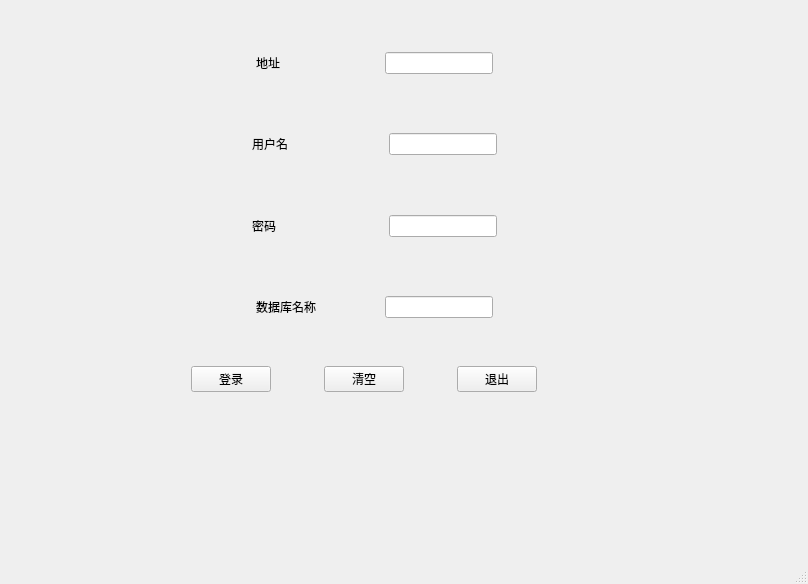
<?xml version="1.0" encoding="UTF-8"?>
<ui version="4.0">
 <class>MainWindow1</class>
 <widget class="QMainWindow" name="MainWindow1">
  <property name="geometry">
   <rect>
    <x>0</x>
    <y>0</y>
    <width>808</width>
    <height>584</height>
   </rect>
  </property>
  <property name="windowTitle">
   <string>MainWindow1</string>
  </property>
  <widget class="QWidget" name="centralwidget">
   <widget class="QWidget" name="">
    <property name="geometry">
     <rect>
      <x>191</x>
      <y>363</y>
      <width>346</width>
      <height>33</height>
     </rect>
    </property>
    <layout class="QHBoxLayout" name="horizontalLayout_5">
     <item>
      <widget class="QPushButton" name="pushButton">
       <property name="text">
        <string>登录</string>
       </property>
      </widget>
     </item>
     <item>
      <spacer name="horizontalSpacer_13">
       <property name="orientation">
        <enum>Qt::Horizontal</enum>
       </property>
       <property name="sizeHint" stdset="0">
        <size>
         <width>40</width>
         <height>20</height>
        </size>
       </property>
      </spacer>
     </item>
     <item>
      <widget class="QPushButton" name="pushButton_2">
       <property name="text">
        <string>清空</string>
       </property>
      </widget>
     </item>
     <item>
      <spacer name="horizontalSpacer_14">
       <property name="orientation">
        <enum>Qt::Horizontal</enum>
       </property>
       <property name="sizeHint" stdset="0">
        <size>
         <width>40</width>
         <height>20</height>
        </size>
       </property>
      </spacer>
     </item>
     <item>
      <widget class="QPushButton" name="pushButton_3">
       <property name="text">
        <string>退出</string>
       </property>
      </widget>
     </item>
    </layout>
   </widget>
   <widget class="QWidget" name="">
    <property name="geometry">
     <rect>
      <x>192</x>
      <y>52</y>
      <width>365</width>
      <height>266</height>
     </rect>
    </property>
    <layout class="QVBoxLayout" name="verticalLayout">
     <item>
      <layout class="QHBoxLayout" name="horizontalLayout">
       <item>
        <spacer name="horizontalSpacer">
         <property name="orientation">
          <enum>Qt::Horizontal</enum>
         </property>
         <property name="sizeHint" stdset="0">
          <size>
           <width>40</width>
           <height>20</height>
          </size>
         </property>
        </spacer>
       </item>
       <item>
        <widget class="QLabel" name="label">
         <property name="text">
          <string>地址          </string>
         </property>
        </widget>
       </item>
       <item>
        <spacer name="horizontalSpacer_2">
         <property name="orientation">
          <enum>Qt::Horizontal</enum>
         </property>
         <property name="sizeHint" stdset="0">
          <size>
           <width>40</width>
           <height>20</height>
          </size>
         </property>
        </spacer>
       </item>
       <item>
        <widget class="QLineEdit" name="address"/>
       </item>
       <item>
        <spacer name="horizontalSpacer_3">
         <property name="orientation">
          <enum>Qt::Horizontal</enum>
         </property>
         <property name="sizeHint" stdset="0">
          <size>
           <width>40</width>
           <height>20</height>
          </size>
         </property>
        </spacer>
       </item>
      </layout>
     </item>
     <item>
      <spacer name="verticalSpacer">
       <property name="orientation">
        <enum>Qt::Vertical</enum>
       </property>
       <property name="sizeHint" stdset="0">
        <size>
         <width>20</width>
         <height>40</height>
        </size>
       </property>
      </spacer>
     </item>
     <item>
      <layout class="QHBoxLayout" name="horizontalLayout_2">
       <item>
        <spacer name="horizontalSpacer_4">
         <property name="orientation">
          <enum>Qt::Horizontal</enum>
         </property>
         <property name="sizeHint" stdset="0">
          <size>
           <width>40</width>
           <height>20</height>
          </size>
         </property>
        </spacer>
       </item>
       <item>
        <widget class="QLabel" name="label_2">
         <property name="text">
          <string>用户名          </string>
         </property>
        </widget>
       </item>
       <item>
        <spacer name="horizontalSpacer_5">
         <property name="orientation">
          <enum>Qt::Horizontal</enum>
         </property>
         <property name="sizeHint" stdset="0">
          <size>
           <width>40</width>
           <height>20</height>
          </size>
         </property>
        </spacer>
       </item>
       <item>
        <widget class="QLineEdit" name="user"/>
       </item>
       <item>
        <spacer name="horizontalSpacer_6">
         <property name="orientation">
          <enum>Qt::Horizontal</enum>
         </property>
         <property name="sizeHint" stdset="0">
          <size>
           <width>40</width>
           <height>20</height>
          </size>
         </property>
        </spacer>
       </item>
      </layout>
     </item>
     <item>
      <spacer name="verticalSpacer_2">
       <property name="orientation">
        <enum>Qt::Vertical</enum>
       </property>
       <property name="sizeHint" stdset="0">
        <size>
         <width>20</width>
         <height>40</height>
        </size>
       </property>
      </spacer>
     </item>
     <item>
      <layout class="QHBoxLayout" name="horizontalLayout_3">
       <item>
        <spacer name="horizontalSpacer_7">
         <property name="orientation">
          <enum>Qt::Horizontal</enum>
         </property>
         <property name="sizeHint" stdset="0">
          <size>
           <width>40</width>
           <height>20</height>
          </size>
         </property>
        </spacer>
       </item>
       <item>
        <widget class="QLabel" name="label_3">
         <property name="text">
          <string>密码              </string>
         </property>
        </widget>
       </item>
       <item>
        <spacer name="horizontalSpacer_8">
         <property name="orientation">
          <enum>Qt::Horizontal</enum>
         </property>
         <property name="sizeHint" stdset="0">
          <size>
           <width>40</width>
           <height>20</height>
          </size>
         </property>
        </spacer>
       </item>
       <item>
        <widget class="QLineEdit" name="passwd"/>
       </item>
       <item>
        <spacer name="horizontalSpacer_9">
         <property name="orientation">
          <enum>Qt::Horizontal</enum>
         </property>
         <property name="sizeHint" stdset="0">
          <size>
           <width>40</width>
           <height>20</height>
          </size>
         </property>
        </spacer>
       </item>
      </layout>
     </item>
     <item>
      <spacer name="verticalSpacer_3">
       <property name="orientation">
        <enum>Qt::Vertical</enum>
       </property>
       <property name="sizeHint" stdset="0">
        <size>
         <width>20</width>
         <height>40</height>
        </size>
       </property>
      </spacer>
     </item>
     <item>
      <layout class="QHBoxLayout" name="horizontalLayout_4">
       <item>
        <spacer name="horizontalSpacer_10">
         <property name="orientation">
          <enum>Qt::Horizontal</enum>
         </property>
         <property name="sizeHint" stdset="0">
          <size>
           <width>40</width>
           <height>20</height>
          </size>
         </property>
        </spacer>
       </item>
       <item>
        <widget class="QLabel" name="label_4">
         <property name="text">
          <string>数据库名称</string>
         </property>
        </widget>
       </item>
       <item>
        <spacer name="horizontalSpacer_11">
         <property name="orientation">
          <enum>Qt::Horizontal</enum>
         </property>
         <property name="sizeHint" stdset="0">
          <size>
           <width>40</width>
           <height>20</height>
          </size>
         </property>
        </spacer>
       </item>
       <item>
        <widget class="QLineEdit" name="database"/>
       </item>
       <item>
        <spacer name="horizontalSpacer_12">
         <property name="orientation">
          <enum>Qt::Horizontal</enum>
         </property>
         <property name="sizeHint" stdset="0">
          <size>
           <width>40</width>
           <height>20</height>
          </size>
         </property>
        </spacer>
       </item>
      </layout>
     </item>
    </layout>
   </widget>
  </widget>
  <widget class="QMenuBar" name="menubar">
   <property name="geometry">
    <rect>
     <x>0</x>
     <y>0</y>
     <width>808</width>
     <height>28</height>
    </rect>
   </property>
  </widget>
  <widget class="QStatusBar" name="statusbar"/>
 </widget>
 <resources/>
 <connections/>
</ui>
